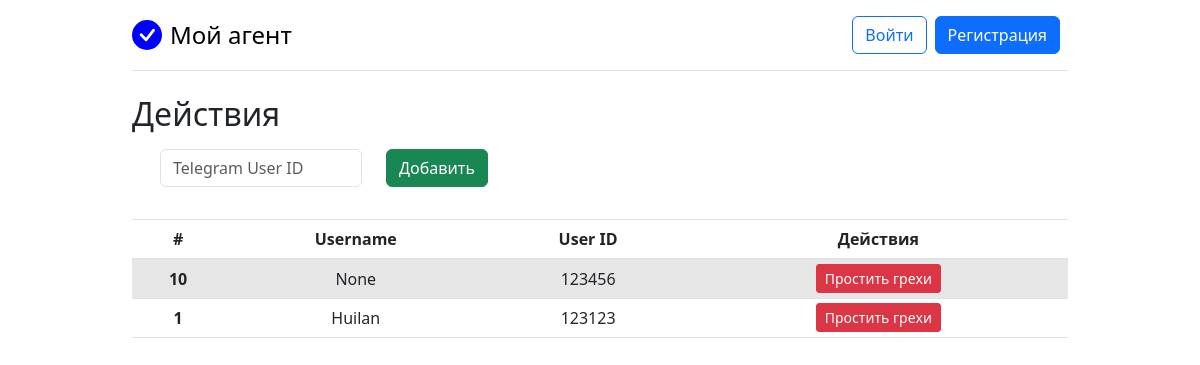
Page /tables/blocked_users/ on the committed database.
### web_app/tables/models.py (models this page shows, shortened)
class BlockedUsers(models.Model):
    tg_user_id = models.IntegerField(
        unique=True,
        blank=True,
        null=True,
        verbose_name='Telegram User ID')
    tg_username = models.CharField(
        max_length=100,
        blank=True,
        null=True)
    class Meta:
        verbose_name = 'Заблокированный пользователь'
        verbose_name_plural = 'Заблокированные пользователи'

### web_app/tables/views.py (the view)
# urls.py: path('blocked_users/', views.view_blocked_users, name='view_blocked_users'),
def view_blocked_users(request):
    blocked_users = BlockedUsers.objects.all().order_by('-id')
    if request.method == 'POST':
        form = BlockedUsersForm(request.POST)
        if form.is_valid():
            form.save()
            return redirect('view_blocked_users')
    else:
        form = BlockedUsersForm()
    context = {'blocked_users': blocked_users, 'form': form, 'title': 'Заблокированные души'}
    return render(request, 'msg/blocked_users.html', context)

### web_app/tables/forms.py
class BlockedUsersForm(forms.ModelForm):
    class Meta:
        model = BlockedUsers
        fields = '__all__'

### web_app/templates/msg/blocked_users.html (shortened to what this page needs)
{% extends 'base.html' %}
{% load bootstrap4 %}
{% block content %}
  <h2>Действия</h2>
  <div class="row m-3">
    <div class="col-md-3">
      <form method="POST">
          {% bootstrap_field form.tg_user_id layout='horizontal' placeholder='Telegram User ID' show_label=False field_class='text-center' %}
    </div>
    <div class="col-md-4">
        <button type="submit" class="btn btn-success">Добавить</button>
    </div>
  </div>
  <table class="table table-striped text-center">
    <thead>
      <tr>
        <th>#</th>
        <th>Username</th>
        <th>User ID</th>
        <th>Действия</th>
      </tr>
     </thead>
     <tbody>
      {% for usr in blocked_users %}
        <tr>
          <th>{{ usr.pk }}</th>
          <td>{{ usr.tg_username }}</td>
          <td>{{ usr.tg_user_id }}</td>
          <td>
            <a href="{% url 'del_blocked_user' usr.pk %}" class="btn btn-danger btn-sm d-inline">Простить грехи</a>
          </td>
        </tr>
      {% endfor %}
     </tbody>
  </table>
{% endblock %}

### static/pricing.css (style rules this page uses)
body { background-image: linear-gradient(180deg, var(--bs-body-secondary-bg), var(--bs-body-bg) 100px, var(--bs-body-bg)); }

### rows in the picture
BlockedUsers: pk "10", tg_username "None", tg_user_id "123456"
BlockedUsers: pk "1", tg_username "Huilan", tg_user_id "123123"
